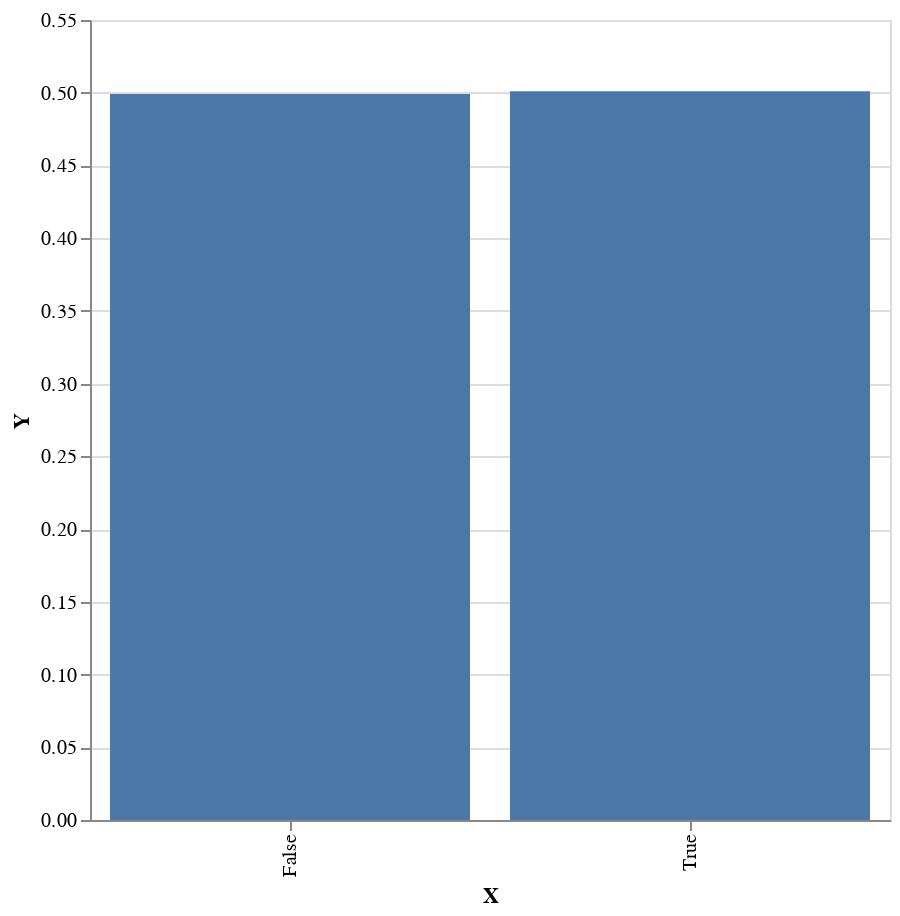

The cell this chart's notebook holds for it:
### Markdown cell above
## Prior

### Code cell
sampler $ 
    plot . fmap (first (T.pack . show)) . toEmpirical <$> 
    replicateM 100000 (prior model)

### Figure 1 — Vega-Lite specification as saved in the notebook (floating-point values rounded to 4 significant figures)
{"$schema": "https://vega.github.io/schema/vega-lite/v4.json", "data": {"values": [{"X": "True", "Y": 0.5009}, {"X": "False", "Y": 0.4991}]}, "encoding": {"x": {"field": "X", "type": "nominal"}, "y": {"field": "Y", "type": "quantitative"}}, "height": 400, "mark": "bar", "width": 400}
